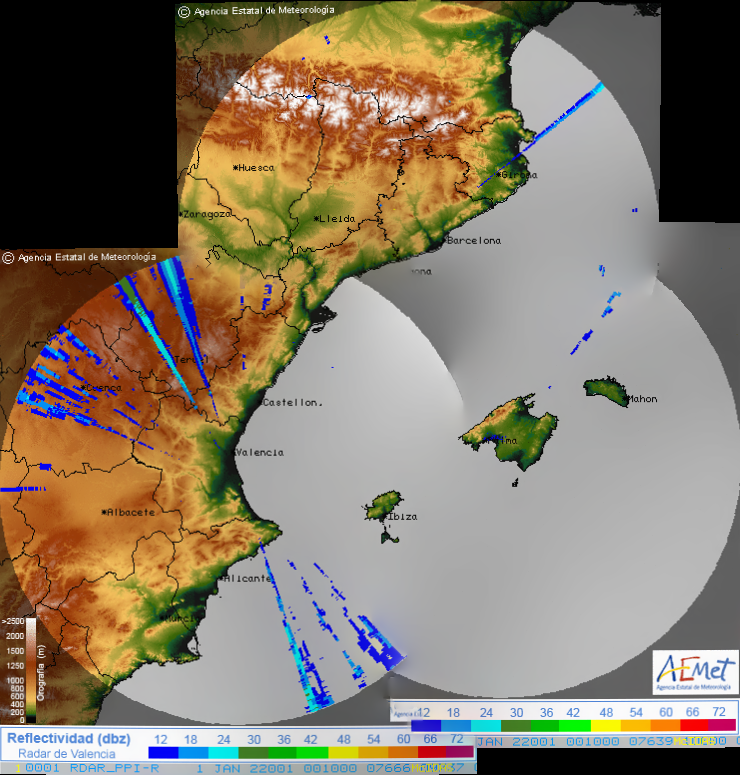
#> input picture stitched_image.png, 740 x 775 px, given in place of input.gif, which was not available
$ python imagePreprocessing.py
#> lines starting #> are read from the running program, lines starting #| are printed output that depends on the picture; after the words box and inside, x2 and y2 are one past the last pixel; in counts of white or black regions, pixels touching at a corner belong together; pictures that were not available may be replaced by others from this repository, and a replacement may not be noted
# This is a sample Python script.

# Press ⌃R to execute it or replace it with your code.
# Press Double ⇧ to search everywhere for classes, files, tool windows, actions, and settings.
# This is a sample Python script.
import cv2
import numpy as np
from process_contours import findRadialInterferences


def colourThreshold(frame):
    hsv = cv2.cvtColor(frame, cv2.COLOR_BGR2HSV)
    lower_blue = np.array([80, 50, 50])
    upper_blue = np.array([130, 255, 255])

    # Here we are defining range of bluecolor in HSV
    # This creates a mask of blue coloured
    # objects found in the frame.
    mask = cv2.inRange(hsv, lower_blue, upper_blue)

    # The bitwise and of the frame and mask is done so
    # that only the blue coloured objects are highlighted
    # and stored in res
    res = cv2.bitwise_and(frame, frame, mask=mask)
    return res


def thresholdOverlay(mask, frame):
    oppMask = cv2.bitwise_not(mask)
    overlay = cv2.bitwise_and(frame, oppMask)
    return overlay


def backgroundSubtraction(img):
    # Convert to grayscale.
    gray = cv2.cvtColor(img, cv2.COLOR_BGR2GRAY)

    # Blur using 3 * 3 kernel.
    gray_blurred = cv2.blur(gray, (3, 3))

    # Apply Hough transform on the blurred image.
    detected_circles = cv2.HoughCircles(gray_blurred,
                                        cv2.HOUGH_GRADIENT, 1, 20, param1=50,
                                        param2=30, minRadius=200, maxRadius=300)

    height = img.shape[0]
    width = img.shape[1]
    # Draw circles that are detected.
    if detected_circles is not None:
        # Convert the circle parameters a, b and r to integers.
        detected_circles = np.uint16(np.around(detected_circles))

        for pt in detected_circles[0, :]:
            centerX, centerY, radius = pt[0], pt[1], pt[2]

            # Draw the circumference of the circle.
            circularMask = np.zeros_like(img)
            circularMask = cv2.circle(circularMask, (centerX, centerY), radius, (255, 255, 255), -1)

            result = cv2.bitwise_and(img, circularMask)
            return result

def perform_preprocessing(image_path):
    threshold_percent_white = 0.1
    cap = cv2.VideoCapture(image_path)
    ret, image = cap.read()
    cap.release()
    if ret:
        imageWithoutBackground = backgroundSubtraction(image)
        cv2.imshow("imageWithoutBackground", imageWithoutBackground)
        imageColourThreshold = colourThreshold(imageWithoutBackground)
        cv2.imshow("imageColourThreshold", imageColourThreshold)

        # thresholded_image = np.array(imageColourThreshold, dtype = np.uint8)
        # cleaned_img = findRadialInterferences(thresholded_image, threshold_percent_white)
        # cv2.imshow("cleanedImage", cleaned_img)


        imageMaskOverlay = thresholdOverlay(imageColourThreshold, image)
        cv2.imshow("imageMaskOverlay", imageMaskOverlay)
        output_path = "data/ImageOverlayOutput.png"
        cv2.imwrite(output_path, imageMaskOverlay)

        cv2.waitKey(0)
        return imageMaskOverlay
    return None


# Press ⌃R to execute it or replace it with your code.
# Press Double ⇧ to search everywhere for classes, files, tool windows, actions, and settings.

# Press the green button in the gutter to run the script.
if __name__ == '__main__':
    cap = cv2.VideoCapture("data/input.gif")
    ret, image = cap.read()
#> image is the input picture: shape (775, 740, 3); mean B, G, R 105.9, 123.8, 135.7
    cap.release()
    if ret:
        imageWithoutBackground = backgroundSubtraction(image)
#> in backgroundSubtraction, `gray = cv2.cvtColor(img, cv2.COLOR_BGR2GRAY)`:
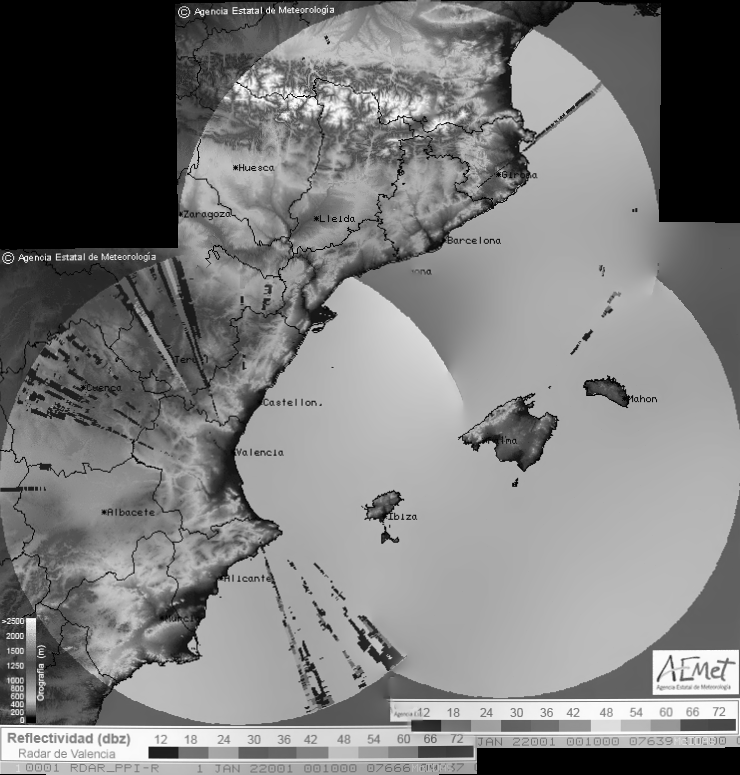
#> gray: shape (775, 740); min 0, max 254, mean 125.3
#> in backgroundSubtraction, `detected_circles = cv2.HoughCircles(gray_blurred, cv2.HOUGH_GRADIENT, ..`: detected_circles = 291 rows, first 8: [237.5, 484.5, 238.9], [500.5, 457.5, 240], [418.5, 248.5, 247.7], [474.5, 403.5, 299.4], [479.5, 423.5, 279.6], [463.5, 484.5, 284], [460.5, 431.5, 287.3], [436.5, 229.5, 221.3]
#> in backgroundSubtraction, `detected_circles = np.uint16(np.around(detected_circles))`: detected_circles = 291 rows, first 8: [238, 484, 239], [500, 458, 240], [418, 248, 248], [474, 404, 299], [480, 424, 280], [464, 484, 284], [460, 432, 287], [436, 230, 221]
#> the loop in backgroundSubtraction, `for pt in detected_circles[0, :]:` made 1 pass
#> pass 1, in backgroundSubtraction, `circularMask = cv2.circle(circularMask, (centerX, centerY), radius, (2..`:
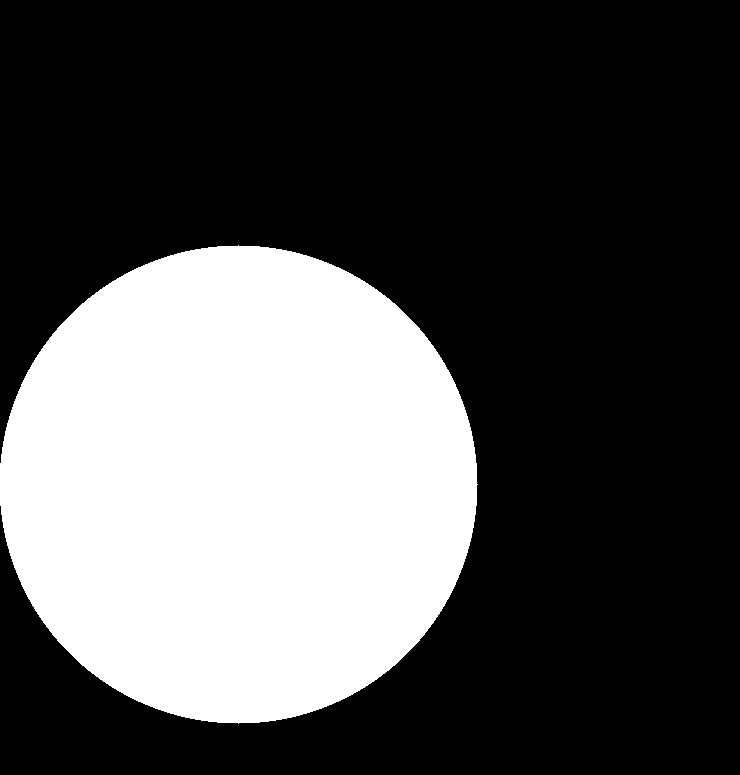
#> circularMask: shape (775, 740, 3); 31.3% white; 1 white region, box (x1, y1, x2, y2) and area: (0, 245, 478, 724) 179372
#> pass 1, in backgroundSubtraction, `result = cv2.bitwise_and(img, circularMask)`:
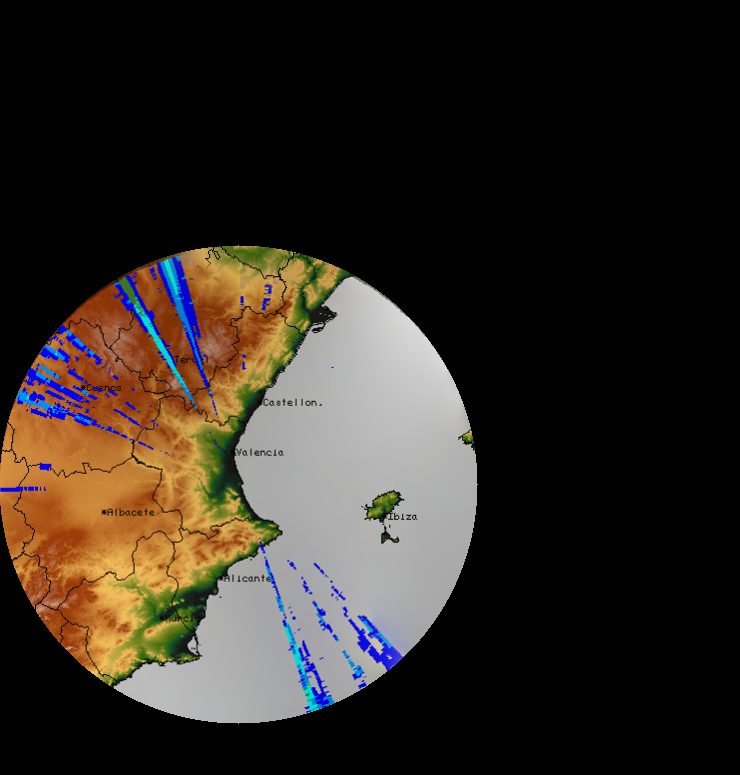
#> result: shape (775, 740, 3); mean B, G, R 35.3, 42.2, 49.2
        cv2.imshow("imageWithoutBackground", imageWithoutBackground)
        imageColourThreshold = colourThreshold(imageWithoutBackground)
#> in colourThreshold, `hsv = cv2.cvtColor(frame, cv2.COLOR_BGR2HSV)`: hsv: shape (775, 740, 3); mean H, S, V 11.5, 32.6, 53.1
#> in colourThreshold, `mask = cv2.inRange(hsv, lower_blue, upper_blue)`:
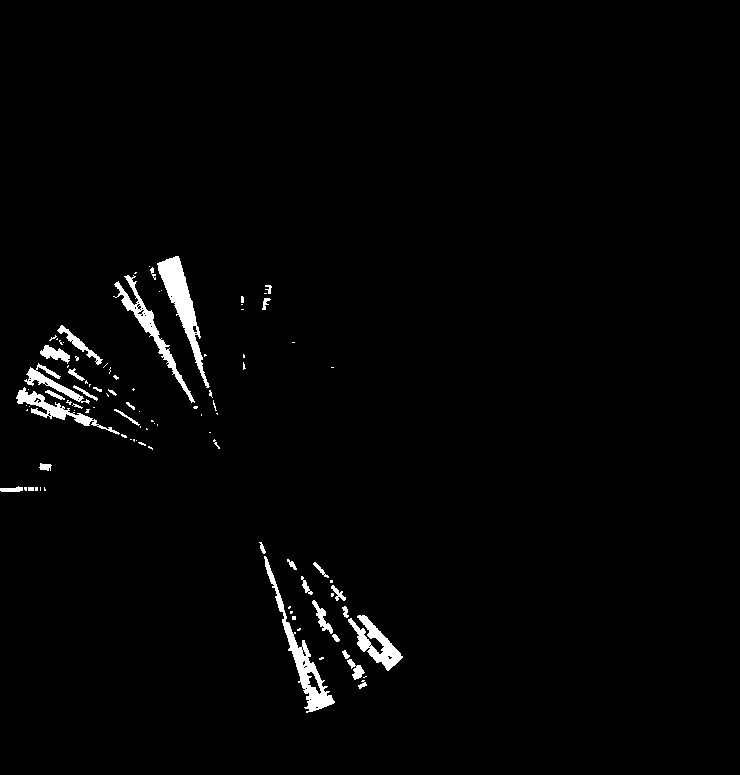
#> mask: shape (775, 740); 1.8% white; 98 white regions (63 under 20 px), largest, box (x1, y1, x2, y2) and area: (157, 256, 210, 388) 1825, (264, 556, 335, 713) 1678, (113, 275, 195, 403) 1246
#> in colourThreshold, `res = cv2.bitwise_and(frame, frame, mask=mask)`:
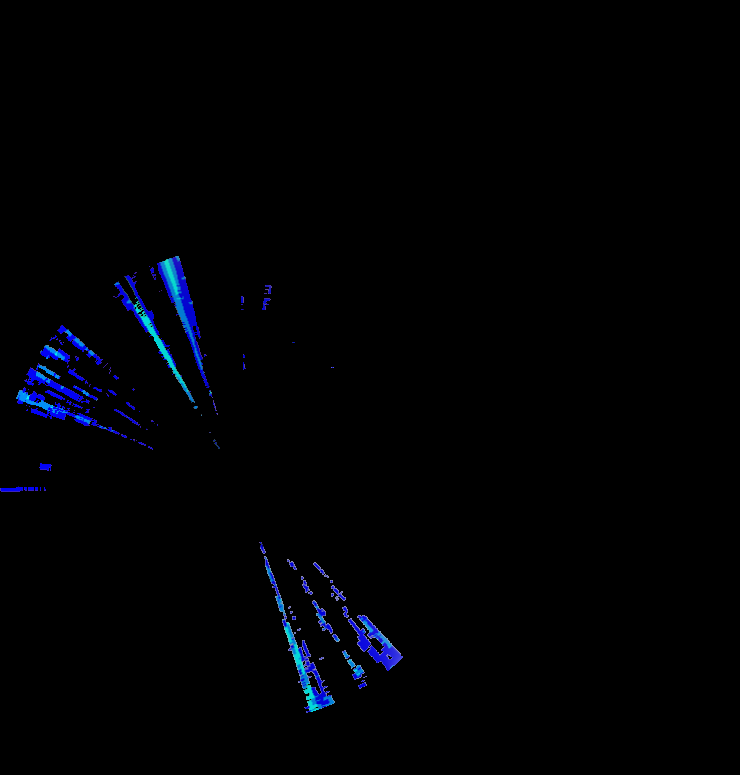
#> res: shape (775, 740, 3); mean B, G, R 3.7, 1.2, 0.5
        cv2.imshow("imageColourThreshold", imageColourThreshold)
        imageMaskOverlay = thresholdOverlay(imageColourThreshold, image)
#> in thresholdOverlay, `oppMask = cv2.bitwise_not(mask)`:
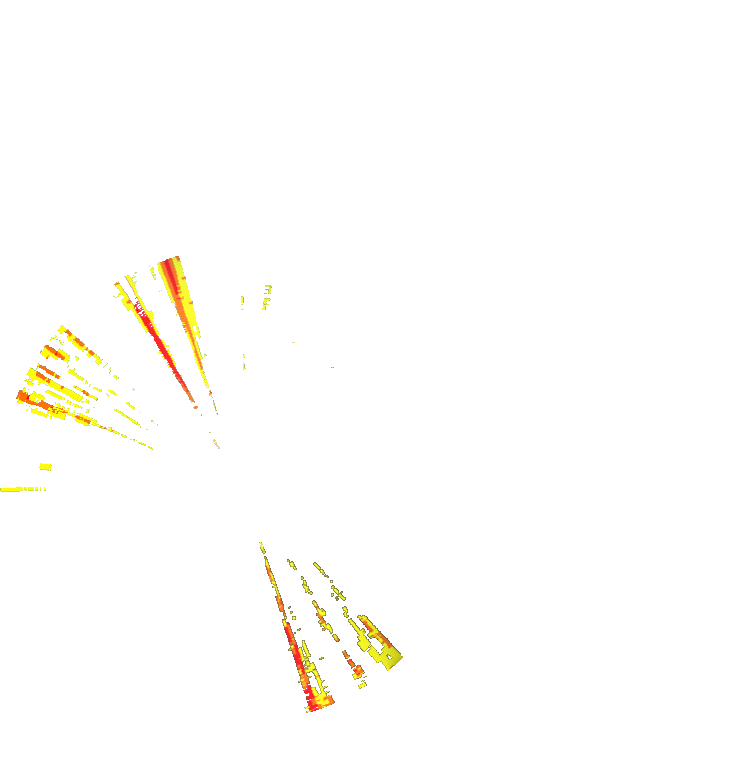
#> oppMask: shape (775, 740, 3); mean B, G, R 251.3, 253.8, 254.5
#> in thresholdOverlay, `overlay = cv2.bitwise_and(frame, oppMask)`:
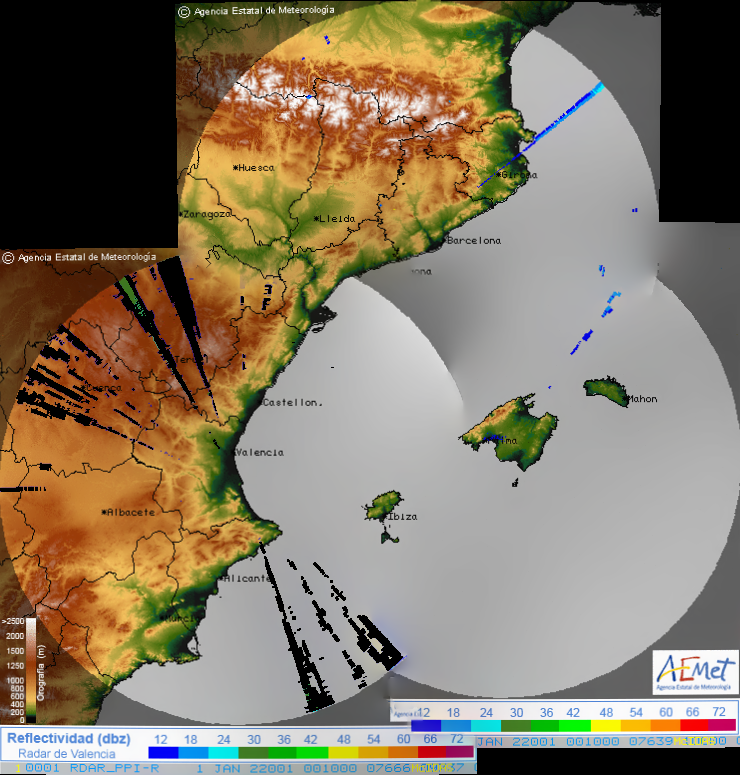
#> overlay: shape (775, 740, 3); mean B, G, R 102.2, 122.6, 135.2
        cv2.imshow("imageMaskOverlay", imageMaskOverlay)
        cv2.imwrite("data/ImageOverlayOutput.png", imageMaskOverlay)

        cv2.waitKey(0)
